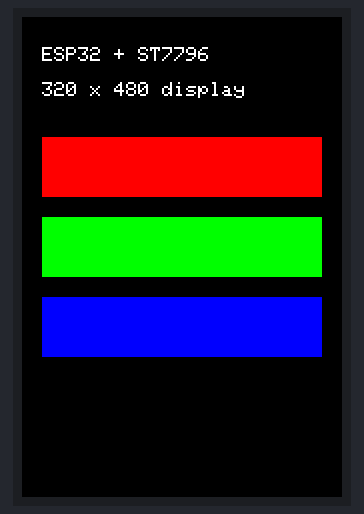
Recording of a program running on a simulated ESP32. Shown: 320×480 colour display. What the program prints to the serial monitor is not drawn.

Above: at 0.4 s.

The program:

main.cpp
```cpp
#include <Arduino.h>
#include <TFT_eSPI.h>

TFT_eSPI tft;

void setup() {
  Serial.begin(115200);
  tft.init();
  tft.setRotation(0);

  tft.fillScreen(TFT_BLACK);
  tft.setTextColor(TFT_WHITE, TFT_BLACK);
  tft.setTextSize(2);
  tft.setCursor(20, 30);
  tft.println("ESP32 + ST7796");
  tft.setCursor(20, 65);
  tft.println("320 x 480 display");

  tft.fillRect(20, 120, 280, 60, TFT_RED);
  tft.fillRect(20, 200, 280, 60, TFT_GREEN);
  tft.fillRect(20, 280, 280, 60, TFT_BLUE);

  Serial.println("ST7796 display test initialized");
}

void loop() {}
```
